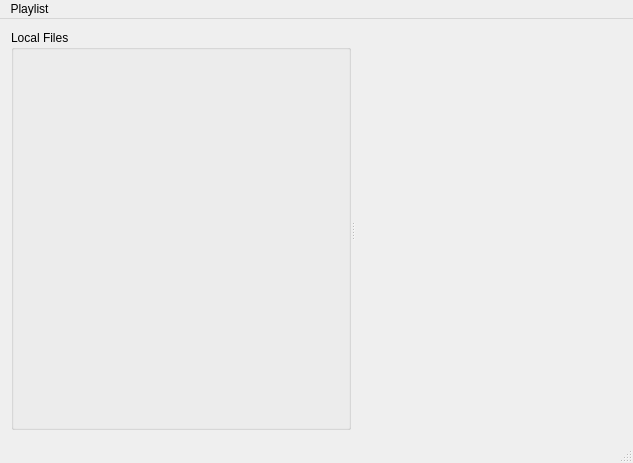
<?xml version="1.0" encoding="UTF-8"?>
<ui version="4.0">
 <class>MainWindow</class>
 <widget class="QMainWindow" name="MainWindow">
  <property name="geometry">
   <rect>
    <x>0</x>
    <y>0</y>
    <width>633</width>
    <height>463</height>
   </rect>
  </property>
  <property name="acceptDrops">
   <bool>true</bool>
  </property>
  <property name="windowTitle">
   <string>MainWindow</string>
  </property>
  <widget class="QWidget" name="centralWidget">
   <property name="acceptDrops">
    <bool>true</bool>
   </property>
   <layout class="QHBoxLayout" name="horizontalLayout">
    <item>
     <widget class="QSplitter" name="splitter">
      <property name="orientation">
       <enum>Qt::Horizontal</enum>
      </property>
      <widget class="QGroupBox" name="groupBox">
       <property name="title">
        <string>Local Files</string>
       </property>
       <layout class="QVBoxLayout" name="verticalLayout">
        <item>
         <widget class="FileManagerWidget" name="fileManager" native="true"/>
        </item>
       </layout>
      </widget>
      <widget class="QWidget" name="verticalLayoutWidget">
       <layout class="QVBoxLayout" name="verticalLayout_2">
        <item>
         <widget class="PlayerWidget" name="player" native="true">
          <property name="sizePolicy">
           <sizepolicy hsizetype="Preferred" vsizetype="Minimum">
            <horstretch>0</horstretch>
            <verstretch>0</verstretch>
           </sizepolicy>
          </property>
         </widget>
        </item>
       </layout>
      </widget>
     </widget>
    </item>
   </layout>
  </widget>
  <widget class="QMenuBar" name="menuBar">
   <property name="geometry">
    <rect>
     <x>0</x>
     <y>0</y>
     <width>633</width>
     <height>19</height>
    </rect>
   </property>
   <widget class="QMenu" name="menuPlaylist">
    <property name="title">
     <string>Playlist</string>
    </property>
    <addaction name="actionRemove_Playlist_Selection"/>
   </widget>
   <addaction name="menuPlaylist"/>
  </widget>
  <widget class="QStatusBar" name="statusBar"/>
  <action name="actionRemove_Playlist_Selection">
   <property name="text">
    <string>Remove Selection</string>
   </property>
   <property name="toolTip">
    <string>Remove Playlist Selection</string>
   </property>
   <property name="shortcut">
    <string>Del</string>
   </property>
  </action>
 </widget>
 <layoutdefault spacing="6" margin="11"/>
 <customwidgets>
  <customwidget>
   <class>FileManagerWidget</class>
   <extends>QWidget</extends>
   <header>filemanagerwidget.h</header>
   <container>1</container>
  </customwidget>
  <customwidget>
   <class>PlayerWidget</class>
   <extends>QWidget</extends>
   <header>playerwidget.h</header>
   <container>1</container>
  </customwidget>
 </customwidgets>
 <resources/>
 <connections/>
</ui>
